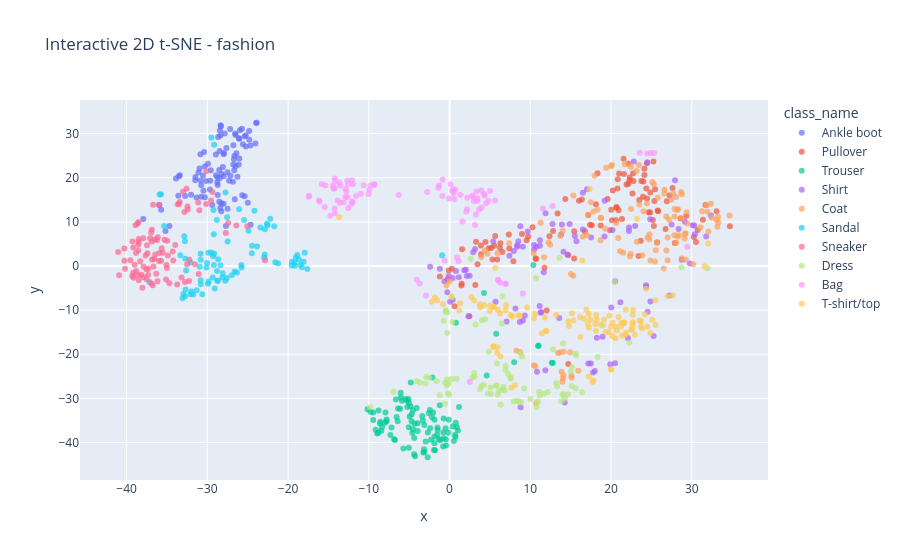
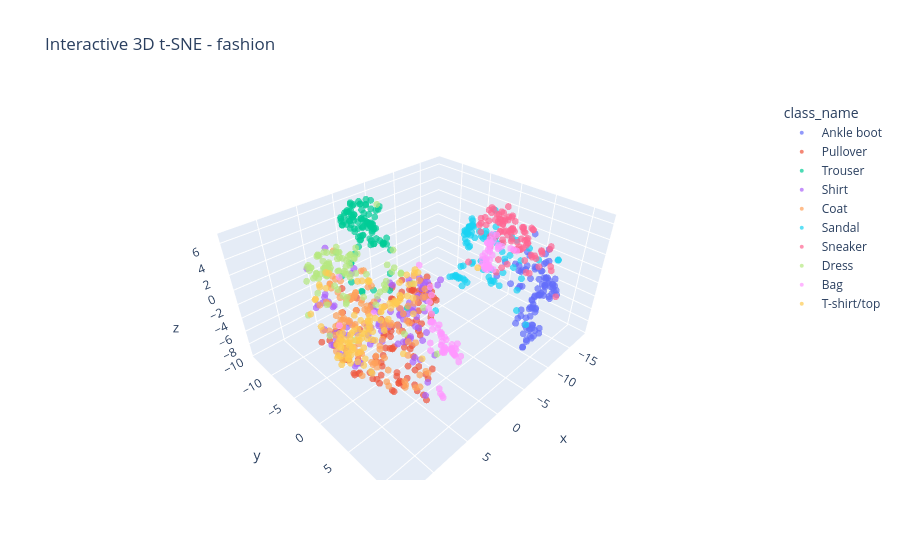

Notebook code for these charts, in order:
### Markdown cell above
# FashionMNIST t-SNE

### Code cell
encodings_fashion, labels_fashion = extract_encodings(
    'fashion',
    n_samples=1000
)

plot_tsne_2d(
    'fashion',
    encodings_fashion,
    labels_fashion,
    CONFIG['datasets']['fashion']['class_names']
)

plot_tsne_3d(
    'fashion',
    encodings_fashion,
    labels_fashion,
    CONFIG['datasets']['fashion']['class_names']
)
